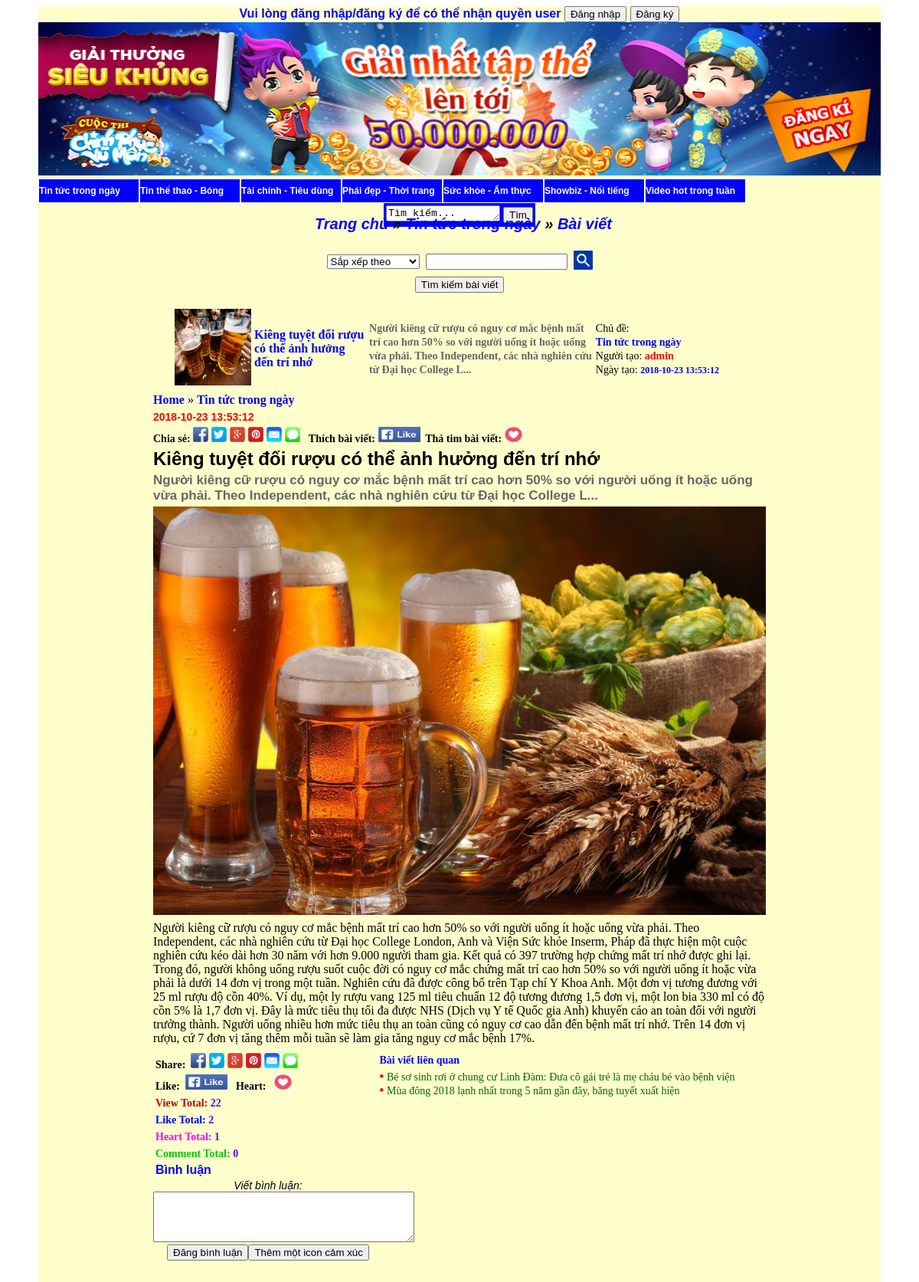
Page /baiviet.php?id=69 on the committed database.
### tables this page shows
CREATE TABLE `topic` (
  `id` int(20) NOT NULL,
  `topic` varchar(500) NOT NULL
);

CREATE TABLE `timkiem` (
  `id` int(20) NOT NULL,
  `tenbaiviet` varchar(300) NOT NULL,
  `nguoitao` varchar(50) NOT NULL,
  `topic` varchar(50) NOT NULL,
  `noidung` varchar(10000) NOT NULL,
  `idtopic` int(20) NOT NULL,
  `anh` varchar(50) NOT NULL,
  `thich` int(20) NOT NULL,
  `thatim` int(20) NOT NULL,
  `time` varchar(50) NOT NULL,
  `anhchinh` varchar(20) NOT NULL,
  `luotxem` int(20) NOT NULL
);

### baiviet.php (the view, shortened to what this page needs)
<?php
	require_once("ham.php");
	$ID=$_GET['id'];
	$tt = "Tin tức - sự kiện";
	$x = mysqli_query($con, "select * from timkiem where id = '$ID'");
	$y = mysqli_fetch_array($x);
	?>
<!doctype html>
<html>
<head>
<link rel="stylesheet" type="text/css" href="dd.css">
</head>
<body>
<form method="post" enctype="multipart/form-data">
<div style="width:1100px; height:3500px; background:#ffc; margin:auto" align="center">
<font style="color:#00F; font-weight:bold; font-size:16px; font-family:Tahoma, Geneva, sans-serif"><?php
    if($_SESSION['tk'])
	{
		echo "Xin chào, " ?><font style="color:#F00; font-weight:bold; font-size:16px; font-family:Tahoma, Geneva, sans-serif"><?php echo $_SESSION['tk']. " "; ?></font>
     <font style="font-weight:bold; font-size:16px; font-family:Tahoma, Geneva, sans-serif; color:#60F">[</font><a href="dangxuat.php" style="color:#00F; text-decoration:none">Đăng xuất</a></font>
     <font style="font-weight:bold; font-size:16px; font-family:Tahoma, Geneva, sans-serif; color:#60F">]</font>
     <?php
	}
	 else
	{ ?>
    Vui lòng đăng nhập/đăng ký để có thể nhận quyền user
    <input type="submit" name="dn" value="Đăng nhập">
	<input type="submit" name="dk" value="Đăng ký"> <?php } ?></font>
<center><img src="img/banner3.jpg" width="1100px" height="200px"></center>
<div class="menu">
<div class="giua1">
<ul>
<?php
	 $m = mysqli_query($con, "select * from topic where topic != '$tt'");
	 while($n = mysqli_fetch_array($m))
	 { ?>
     <li><a href="dongy.php?id=<?php echo $n['id']; ?>"><?php echo $n['topic']; ?> </a></li>
     <?php } ?>
     <li style="background:#00F"><table style="background:#00F"><tr><td><textarea rows="1" cols="16" name="search1">Tìm kiếm...</textarea></td><td><input type="submit" name="search2" value="Tìm"></td></tr></table></li>
</ul>
</div>
</div><br>
<center><font style="font-family:Tahoma, Geneva, sans-serif; font-style:italic; font-size:20px; padding-left:10px; font-weight:bold"><a href="home.php" style="color:#00F; text-decoration:none">Trang chủ</a> » <a href="dongy.php?id=<?php echo $y['idtopic']; ?>" style="color:#00F; text-decoration:none"><?php echo $y['topic']; ?></a> » <a href="#" style="color:#00F; text-decoration:none">Bài viết</a></font><br><br>
<table cellpadding="3">
<tr>
	<td><select name="sapxep">
    	<option>Sắp xếp theo</option>
    </select></td>
	<td><input type="text" name="tim"></td>
    <td><img src="img/search.png" width="25px" height="25px"></td>
</tr>
</table>
<input type="submit" name="tk" value="Tìm kiếm bài viết">
<?php
if($_SESSION['tk'] == "admin")
{ ?>
<input type="submit" name="themcd" value="Thêm bài viết"> <?php } ?></font><br><br>
<table align="center" cellpadding="1" width="750px">
<tr>
    <td><?php
	$ID=$_GET['id'];
	$x = mysqli_query($con, "select * from timkiem where id = '$ID'");
	$y = mysqli_fetch_array($x);
	$o = mysqli_query($con, "select * from comment where idbaiviet = '$ID'");
	$oo = mysqli_num_rows($o);
	?>
    <img width="100px" height="100px" src="img/<?php echo $y['anh']; ?> "></font>
	<td width="150px"><font style="font-weight:bold; font-size:16px; color:#00F"><?php echo $y['tenbaiviet']; ?></font></td>
    <td width="300px"><font style="font-weight:bold; font-size:14px; color:#666"><?php echo $z = substr( $y['noidung'],0,205)."..."; ?></font></td>
    <td width="200px"><font style=" font-size:14px">Chủ đề:</font><br><font style="font-weight:bold; font-size:14px"><a href="dongy.php?id=<?php echo $y['idtopic']; ?>" style="color:#00F; text-decoration:none"><?php echo $y['topic']; ?></a></font><br>
<font style=" font-size:14px;">Người tạo: </font><font style="font-weight:bold; font-size:14px; color:#F00"><?php echo $y['nguoitao']; ?></font></font><br>
<font style=" font-size:14px;">Ngày tạo: </font><font style="font-weight:bold; font-size:12px; color:#00F"><?php echo $y['time']; ?></font></font><br>
    </td>
</tr>
</table>
<table align="center" width="700px">
<tr>
	<td><a href="home.php" style="text-decoration:none"><font style="font-weight:bold; font-size:16px; color:#00F">Home</font></a> » <a href="dongy.php?id=<?php echo $y['idtopic']; ?>" style="text-decoration:none"><font style="font-weight:bold; font-size:16px; color:#00F"><?php echo $y['topic']; ?></font></a></td>
</tr>
<tr>
	<td><font style="font-family:Tahoma, Geneva, sans-serif; color:#F00; font-weight:bold; font-size:14px"><?php date_default_timezone_set('Asia/Ho_Chi_Minh'); echo $y['time']; ?></font></td>
</tr>
<tr>
	<td><font style="font-weight:bold; font-size:14px">Chia sẻ: </font><img src="img/s1.PNG" width="20px" height="20px">
    <img src="img/s2.PNG" width="20px" height="20px">
    <img src="img/s3.PNG" width="20px" height="20px">
    <img src="img/s4.PNG" width="20px" height="20px">
    <img src="img/s5.PNG" width="20px" height="20px">
    <img src="img/s6.PNG" width="20px" height="20px">
    <font style="font-weight:bold; font-size:14px">&nbsp; Thích bài viết: </font><a href="like.php?id=<?php echo $y['id']; ?>"><img src="img/like2.png" width="55px" height="20px"></a><font style="font-weight:bold; font-size:14px">&nbsp; Thả tim bài viết: </font>
    <a href="heart.php?id=<?php echo $y['id']; ?>"><img src="img/heart.jpg" width="23px" height="20px"></a>
    </td>
</tr>
<tr>
	<td><font style="font-family:Tahoma, Geneva, sans-serif; font-weight:bold; font-size:24px"><?php echo $y['tenbaiviet']; ?></font></td>
</tr>
<tr>
	<td><font style="font-family:Tahoma, Geneva, sans-serif; font-weight:bold; font-size:17px; color:#666"><?php echo $z = substr( $y['noidung'],0,205)."..."; ?></font></td>
</tr>
<tr>
	<td><img width="800px" src="img/<?php echo $y['anhchinh']; ?> "></td>
</tr>
<tr>
	<td><?php echo $y['noidung']; ?></td>
</tr>
<tr>
	<td></td>
</tr>
</table>
<div style="float:left">
<table style="margin-left:150px">
<tr>
	<td><font style="font-weight:bold; font-size:14px">Share: &nbsp;</font><img src="img/s1.PNG" width="20px" height="20px">
    <img src="img/s2.PNG" width="20px" height="20px">
    <img src="img/s3.PNG" width="20px" height="20px">
    <img src="img/s4.PNG" width="20px" height="20px">
    <img src="img/s5.PNG" width="20px" height="20px">
    <img src="img/s6.PNG" width="20px" height="20px"></td>
</tr>
<tr>
	<td><font style="font-weight:bold; font-size:14px">Like: &nbsp;</font><a href="like.php?id=<?php echo $y['id']; ?>"><img src="img/like2.png" width="55px" height="20px"></a>
    <font style="font-weight:bold; font-size:14px">&nbsp; Heart: &nbsp; </font><a href="heart.php?id=<?php echo $y['id']; ?>"><img src="img/heart.jpg" width="23px" height="20px"></a>
    </td>
</tr>
<tr>
	<td><font style="font-weight:bold; font-size:14px; color:#C00">View Total: </font><font style="font-weight:bold; font-size:14px; color:#60F"><?php echo $y['luotxem']; ?></font></td>
</tr>
<tr>
	<td><font style="font-weight:bold; font-size:14px; color:#00F">Like Total: </font><font style="font-weight:bold; font-size:14px; color:#60F"><?php echo $y['thich']; ?></font></td>
</tr>
<tr>
	<td><font style="font-weight:bold; font-size:14px; color:#F0F">Heart Total: </font><font style="font-weight:bold; font-size:14px; color:#60F"><?php echo $y['thatim']; ?></font></td>
</tr>
<tr>
	<td><font style="font-weight:bold; font-size:14px; color:#0C0">Comment Total: </font><font style="font-weight:bold; font-size:14px; color:#60F"><?php echo $oo; ?></font></td>
</tr>
<tr>
	<td><font style="font-family:Tahoma, Geneva, sans-serif; font-weight:bold; color:#00F">Bình luận</font></td>
</tr>
</table>
</div>
<div style="float:left">
<table align="left" style="margin-left:100px" width="480px">
<tr>
	<td><font style="font-weight:bold; font-size:14px; color:#00F">Bài viết liên quan</font></td>
</tr>
<tr>
	<td>
    <?php
	$dem = 0;
	$idtopic = $y['idtopic'];
	$g = mysqli_query($con, "select * from timkiem where idtopic = $idtopic and id != $ID");
	while($gg = mysqli_fetch_array($g))
	{
		$dem = $dem + 1;
		if($dem <= 2)
		{ ?>
    <font style="color:red; font-weight:bold"> • </font>
    <a href="baiviet.php?id=<?php echo $gg['id']; ?>" style="text-decoration:none; color:#060; font-size:14px"><?php echo $gg['tenbaiviet']; ?></a><br>
    	<?php } ?>
    <?php } ?>
    </td>
</tr>
</table>
</div>
<div style="margin-left:150px; width:300px; float:left; font-family:Tahoma, Geneva, sans-serif; font-style:italic; font-size:14px">
Viết bình luận: <br><textarea rows="4" cols="40" name="bl">
<?php
	echo $_SESSION['cmt_tam'].$_SESSION['icon'];
?>
</textarea><br><input type="submit" name="ok" value="Đăng bình luận"><input type="submit" name="themicon" value="Thêm một icon cảm xúc">
</div>
</div>
</form>
</body>
</html>

### dd.css (style rules this page uses)
.menu { width:1100px; height:30px; margin:auto; }
.giua1 { display:block; }
.giua1 ul { list-style-type:none; padding: 0px; margin: 0px }
.giua1 li { display:inline }
.giua1 a { display: inline; text-decoration:none; width:130px; height:30px; background:#00F; float: left; line-height:30px; text-align:left; color: #FFF; font-size:12px; font-weight:900; border:#FFF 1px solid; font-family:Tahoma, Geneva, sans-serif; margin:auto; }

### rows in the picture
topic: topic "Tin tức trong ngày"
topic: topic "Tin thể thao - Bóng"
topic: topic "Tài chính - Tiêu dùng"
topic: topic "Phái đẹp - Thời trang"
topic: topic "Sức khỏe - Ẩm thực"
topic: topic "Showbiz - Nổi tiếng"
topic: topic "Video hot trong tuần"
timkiem: topic "Tin tức trong ngày", anh (picture), tenbaiviet "Kiêng tuyệt đối rượu có thể ảnh hưởng đến trí nhớ", noidung "Người kiêng cữ rượu có nguy cơ mắc bệnh mất trí cao hơn 50% so với người uống ít hoặc uống vừa phải. Theo Independent, các nhà nghiên cứu từ Đại học College L...", nguoitao "admin", time "2018-10-23 13:53:12", anhchinh (picture), noidung "Người kiêng cữ rượu có nguy cơ mắc bệnh mất trí cao hơn 50% so với người uống ít hoặc uống vừa phải. Theo Independent, các nhà nghiên cứu từ Đại học College London, Anh và Viện Sức khỏe Inserm, Pháp đã thực hiện một cuộc nghiên cứu kéo dài hơn 30 năm với hơn 9.000 người tham gia. Kết quả có 397 trường hợp chứng mất trí nhớ được ghi lại. Trong đó, người không uống rượu suốt cuộc đời có nguy cơ mắc chứng mất trí cao hơn 50% so với người uống ít hoặc vừa phải là dưới 14 đơn vị trong một tuần. Nghiên cứu đã được công bố trên Tạp chí Y Khoa Anh. Một đơn vị tương đương với 25 ml rượu độ cồn 40%. Ví dụ, một ly rượu vang 125 ml tiêu chuẩn 12 độ tương đương 1,5 đơn vị, một lon bia 330 ml có độ cồn…", luotxem "22", thich "2", thatim "1"
timkiem: tenbaiviet "Bé sơ sinh rơi ở chung cư Linh Đàm: Đưa cô gái trẻ là mẹ cháu bé vào bệnh viện"
timkiem: tenbaiviet "Mùa đông 2018 lạnh nhất trong 5 năm gần đây, băng tuyết xuất hiện"

### other values in the picture
$oo "0"
